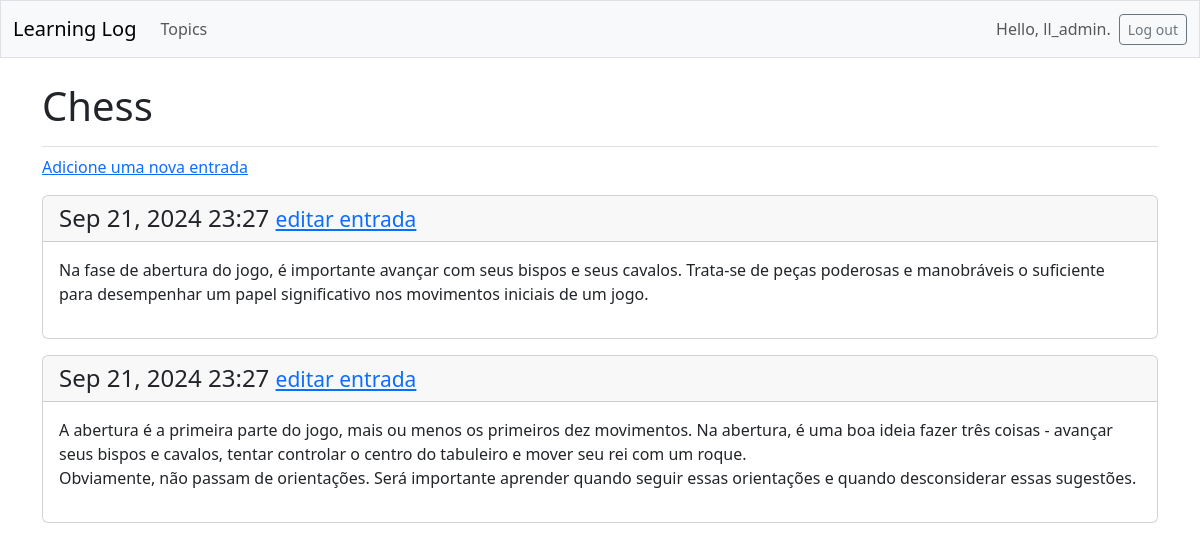
/topics/1 (signed in), run on the app's committed database.
### learning_logs/models.py (models this page shows, shortened)
class Topic (models.Model):
    text = models.CharField(max_length=200)
    date_added = models.DateTimeField(auto_now_add=True)
    owner = models.ForeignKey(User, on_delete=models.CASCADE)

class Entry (models.Model):
    topic = models.ForeignKey(Topic, on_delete=models.CASCADE)
    text = models.TextField()
    date_added = models.DateTimeField(auto_now_add=True)
    class Meta:
        verbose_name_plural = 'entries'

### learning_logs/views.py (the view)
# urls.py: path('topics/<int:topic_id>', views.topic, name= 'topic'),
@login_required
def topic(request, topic_id):
    topic = Topic.objects.get(id=topic_id)
    if topic.owner != request.user:
        raise Http404
    entries = topic.entry_set.order_by('-date_added')
    context = {'topic': topic, 'entries': entries}
    return render(request, 'learning_logs/topic.html', context)

### learning_logs/templates/learning_logs/topic.html
{% extends 'learning_logs/base.html' %}
{% block page_header %}
  <h1>{{ topic.text }}</h1>
{% endblock page_header %}
{% block content %}
  <p>
    <a href="{% url 'learning_logs:new_entry' topic.id %}">Adicione uma nova entrada</a>
  </p>
  {% for entry in entries %}
    <div class="card mb-3">
      <h4 class="card-header">
        {{ entry.date_added|date:'M d, Y H:i' }}
        <small><a href="{% url 'learning_logs:edit_entry' entry.id %}">
          editar entrada</a></small>
      </h4>
      <div class="card-body">{{ entry.text|linebreaks }}</div>
    </div>
  {% empty %}
    <p>Esse tópico ainda não contém entradas.</p>
  {% endfor %}
{% endblock content %}

### learning_logs/templates/learning_logs/base.html (shortened to what this page needs)
<!doctype html>
<html lang="en">
<head>
  {% load django_bootstrap5 %}
  {% bootstrap_css %}
</head>
<body>
  <nav class="navbar navbar-expand-md navbar-light bg-light mb-4 border">
    <div class="container-fluid">
      <a class="navbar-brand" href="{% url 'learning_logs:index' %}">
          Learning Log</a>
      <div class="collapse navbar-collapse" id="navbarCollapse">
        <ul class="navbar-nav me-auto mb-2 mb-md-0">
          <li class="nav-item">
            <a class="nav-link" href="{% url 'learning_logs:topics' %}">
              Topics</a></li>
        </ul>
        <ul class="navbar-nav ms-auto mb-2 mb-md-0">
          {% if user.is_authenticated %}
            <li class="nav-item">
              <span class="navbar-text me-2">Hello, {{ user.username }}.
                </span></li>
          {% endif %}
        </ul>
        {% if user.is_authenticated %}
          <form action="{% url 'accounts:logout' %}" method='post'>
            <button name='submit' class='btn btn-outline-secondary btn-sm'>
              Log out</button>
          </form>
        {% endif %}
      </div>
    </div>
  </nav>
  <main class="container">
    <div class="pb-2 mb-2 border-bottom">
      {% block page_header %}{% endblock page_header %}
    </div>
    <div>
      {% block content %}{% endblock content %}
    </div>
  </main>
</body>
</html>

### data on the page
Topic: text "Chess"
Entry: date_added "Sep 21, 2024 23:27", text "Na fase de abertura do jogo, é importante avançar com seus bispos e seus cavalos. Trata-se de peças poderosas e manobráveis o suficiente para desempenhar um papel significativo nos movimentos iniciais de um jogo."
Entry: date_added "Sep 21, 2024 23:27", text "A abertura é a primeira parte do jogo, mais ou menos os primeiros dez movimentos. Na abertura, é uma boa ideia fazer três coisas - avançar seus bispos e cavalos, tentar controlar o centro do tabuleiro e mover seu rei com um roque. Obviamente, não passam de orientações. Será importante aprender quando seguir essas orientações e quando desconsiderar essas sugestões."

### other printed values
{{ user.username }} "ll_admin"
